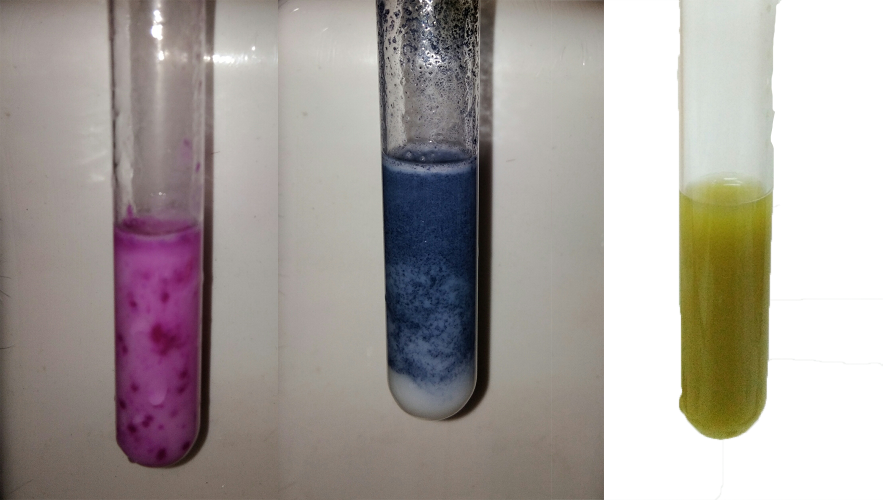
#> input picture test.png, 1765 x 1000 px, given in place of test.jpg, which was not available (shown at 1/2 size)
$ python sample.py   (older library calls are emulated)
#> lines starting #> are read from the running program, lines starting #| are printed output that depends on the picture; after the words box and inside, x2 and y2 are one past the last pixel; in counts of white or black regions, pixels touching at a corner belong together; pictures that were not available may be replaced by others from this repository, and a replacement may not be noted
import numpy as np
import cv2


def color(img):    # main_fun


#> called with img = 'test.jpg'
    val = list()   #crat a list variable

    frame = cv2.imread(img)   #read image
#> frame is the input picture: shape (1000, 1765, 3); mean B, G, R 156.8, 160.7, 167.4


    hsv = cv2.cvtColor(frame, cv2.COLOR_BGR2HSV)  # convert to HSV
#> hsv: shape (1000, 1765, 3); mean H, S, V 29.7, 38.1, 169.6

    #threshold HSV value of red

    lower_red = np.array([170,50,50])
    upper_red = np.array([180,255,255])

    #threshold HSV value of blue


    lower_blue = np.array([105,100,50])
    upper_blue = np.array([140,255,255])

    #threshold HSV value of orenge


    lower_orenge = np.array([0,200,255])
    upper_orenge = np.array([30,255,255])

    #threshold HSV value of green


    lower_green = np.array([15,150,200])
    upper_green = np.array([75,255,220])

    #create filter in range

    red = cv2.inRange(hsv, lower_red, upper_red)
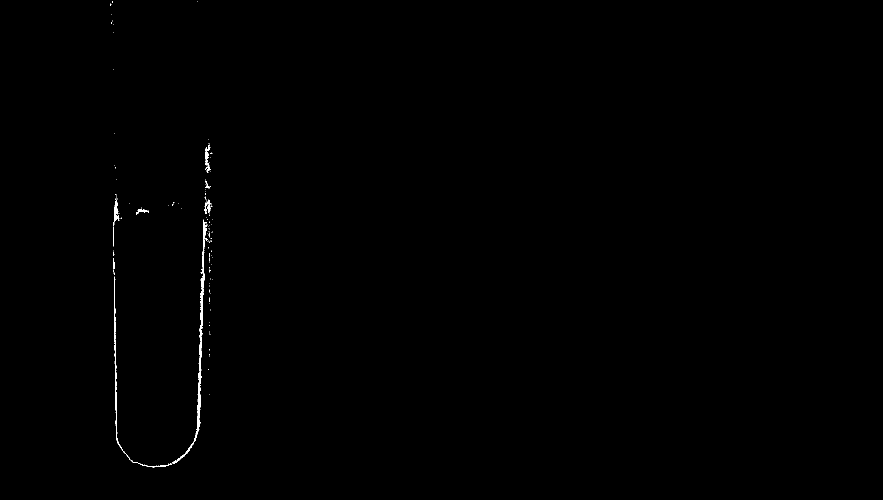
#> red: shape (1000, 1765) (shown at 1/2 size); 0.23% white; 124 white regions (113 under 20 px), largest, box (x1, y1, x2, y2) and area: (344, 439, 415, 928) 1977, (228, 553, 261, 920) 748, (226, 397, 239, 453) 252
    blue = cv2.inRange(hsv, lower_blue, upper_blue)
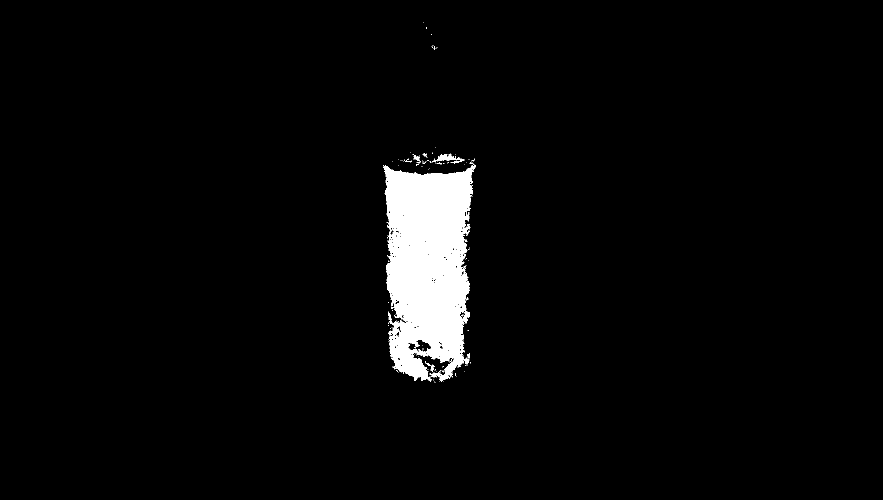
#> blue: shape (1000, 1765) (shown at 1/2 size); 3.4% white; 130 white regions (122 under 20 px), largest, box (x1, y1, x2, y2) and area: (766, 327, 951, 763) 58540, (864, 307, 929, 327) 427, (825, 308, 839, 322) 77
    orenge = cv2.inRange(hsv, lower_orenge, upper_orenge)
#> orenge: shape (1000, 1765); every value is 0
    green = cv2.inRange(hsv, lower_green, upper_green)


    kernal = np.ones((5,5),np.uint8)

    #red filter mask

    red=cv2.dilate(red, kernal)
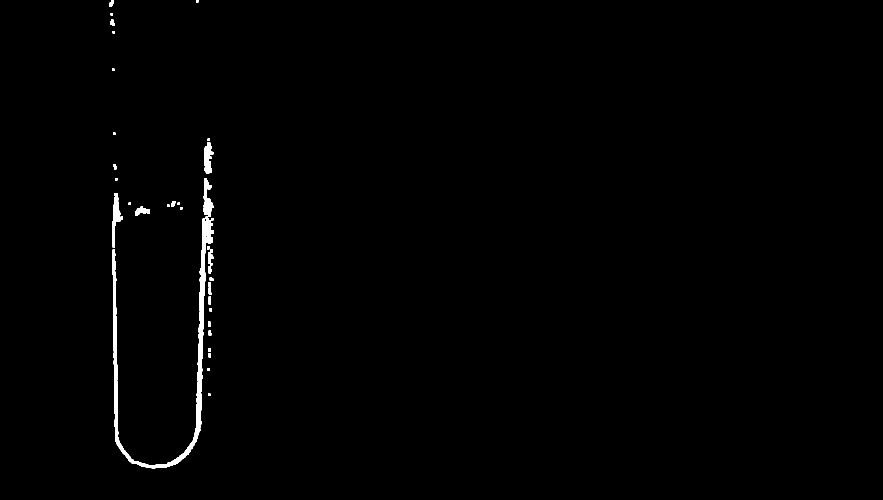
#> red: shape (1000, 1765) (shown at 1/2 size); 0.73% white; 34 white regions, largest, box (x1, y1, x2, y2) and area: (225, 433, 427, 937) 8512, (224, 387, 246, 495) 959, (407, 356, 427, 434) 843
    res1 = cv2.bitwise_and(frame,frame, mask= red)

    #blue filter mask

    blue=cv2.dilate(blue, kernal)
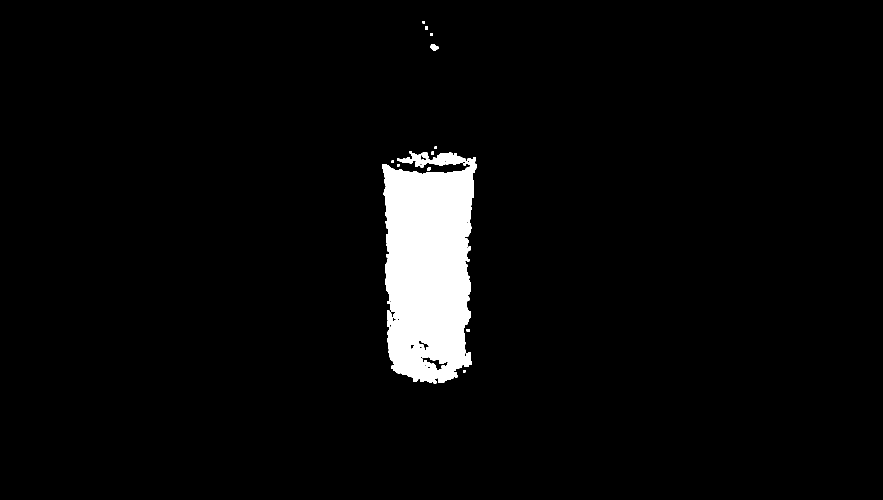
#> blue: shape (1000, 1765) (shown at 1/2 size); 4% white; 15 white regions
    res2 = cv2.bitwise_and(frame,frame, mask= blue)
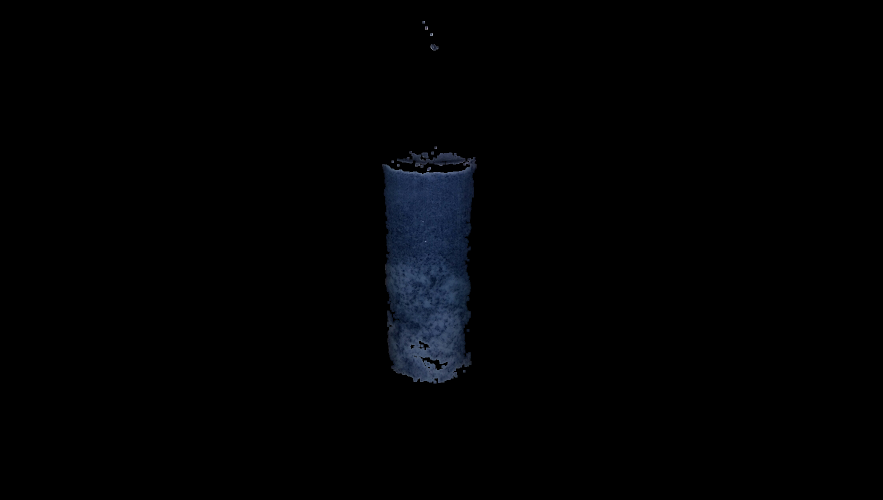
#> res2: shape (1000, 1765, 3) (shown at 1/2 size); mean B, G, R 3, 1.9, 1.3

    #orenge filter mask


    orenge=cv2.dilate(orenge, kernal)
    res3 = cv2.bitwise_and(frame,frame, mask= orenge)
#> res3: shape (1000, 1765, 3); every value is 0

    #green filter mask

    green=cv2.dilate(green, kernal)
    res4 = cv2.bitwise_and(frame,frame, mask= green)


    (_,contours,hierarchy)=cv2.findContours(red,cv2.RETR_TREE,cv2.CHAIN_APPROX_SIMPLE)
#> contours = 41 contours, 19 with area under 20; largest, box (x1, y1, x2, y2) and area: (225, 433, 427, 937) 7456, (224, 387, 246, 495) 834, (407, 356, 427, 434) 744, (408, 284, 427, 348) 712, (270, 413, 300, 431) 266

    for pic, contour in enumerate(contours):

        area = cv2.contourArea(contour)
        if(area>8000): #range of ditection
            val.append("RED")
#> this loop made 41 passes
#> area on passes 5, 6, 9, 11, 12, 13, 15, 23, 27, 28, 29, 31: 40.5, 44, 58.5, 34, 76.5, 187.5, 7455.5, 266.5, 63, 834.5, 744, 41
#> (contour, area) on passes 2, 3, 4, 7, 8, 10: ([[415, 736], [415, 741], [419, 741], [419, 736]], 20), ([[417, 706], [417, 714], [421, 714], [421, 706]], 32), ([[417, 696], [417, 703], [421, 703], [421, 696]], 28), ([[419, 616], [419, 622], [423, 622], [423, 616]], 24), ([[417, 593], [417, 608], [421, 608], [421, 593]], 60), ([[417, 564], [417, 574], [421, 574], [421, 564]], 40)
#> after the loop, val = []


    (_,contours,hierarchy)=cv2.findContours(blue,cv2.RETR_TREE,cv2.CHAIN_APPROX_SIMPLE)
#> contours = 31 contours, 18 with area under 20; largest, box (x1, y1, x2, y2) and area: (764, 302, 953, 767) 68948, (840, 713, 897, 741) 531, (836, 681, 860, 701) 218, (861, 88, 877, 101) 124, (843, 305, 857, 317) 111

    for pic, contour in enumerate(contours):

        area = cv2.contourArea(contour)
        if(area>8000):
            val.append("BLUE")
#> this loop made 31 passes
#> area on passes 2, 3, 7, 8, 9, 17, 20, 21, 23, 28, 29: 24.5, 32, 111, 24.5, 68948, 531, 54, 217.5, 25, 124.5, 24
#> (contour, area) on passes 4, 30: ([[841, 330], [841, 334], [846, 334], [846, 330]], 20), ([[850, 53], [850, 58], [855, 58], [855, 53]], 25)
#> after the loop, val = ['BLUE']


    (_,contours,hierarchy)=cv2.findContours(orenge,cv2.RETR_TREE,cv2.CHAIN_APPROX_SIMPLE)
#> contours = []

    for pic, contour in enumerate(contours):

        area = cv2.contourArea(contour)
        if(area>8000):
            val.append("ORENGE")
#> this loop made 0 passes


    (_,contours,hierarchy)=cv2.findContours(green,cv2.RETR_TREE,cv2.CHAIN_APPROX_SIMPLE)

    for pic, contour in enumerate(contours):

        area = cv2.contourArea(contour)
        if(area>8000):
            val.append("GREEN")

    return val #return all list


print(color('test.jpg'))
